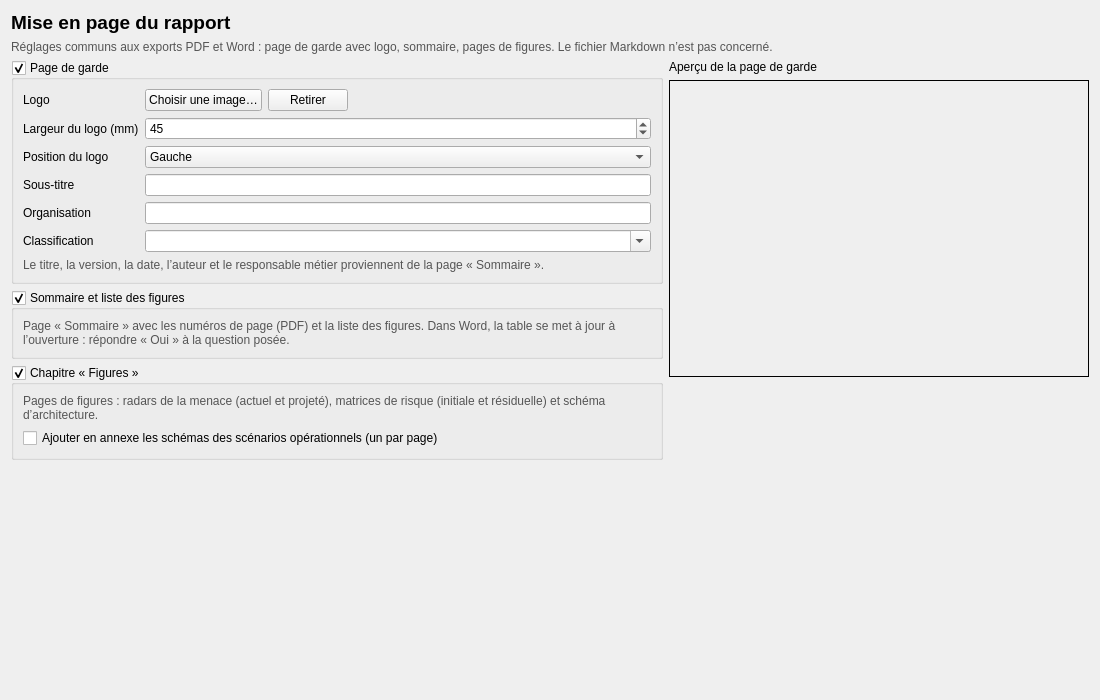
<?xml version="1.0" encoding="UTF-8"?>
<ui version="4.0">
 <class>ReportLayoutPage</class>
 <widget class="QWidget" name="ReportLayoutPage"><property name="geometry"><rect><x>0</x><y>0</y><width>1100</width><height>700</height></rect></property><layout class="QVBoxLayout" name="verticalLayout"><item><widget class="QLabel" name="titleLabel"><property name="text"><string>Mise en page du rapport</string></property><property name="font"><font><pointsize>14</pointsize><bold>true</bold></font></property></widget></item><item><widget class="QLabel" name="helpLabel"><property name="text"><string>Réglages communs aux exports PDF et Word : page de garde avec logo, sommaire, pages de figures. Le fichier Markdown n’est pas concerné.</string></property><property name="styleSheet"><string>color:#555;</string></property><property name="wordWrap"><bool>true</bool></property></widget></item><item><layout class="QHBoxLayout" name="columnsLayout"><item><layout class="QVBoxLayout" name="leftColumn"><item><widget class="QGroupBox" name="groupCover"><property name="title"><string>Page de garde</string></property><property name="checkable"><bool>true</bool></property><property name="checked"><bool>true</bool></property><layout class="QFormLayout" name="coverForm"><item row="0" column="0"><widget class="QLabel" name="rowLabel_0"><property name="text"><string>Logo</string></property></widget></item><item row="0" column="1"><layout class="QHBoxLayout" name="logoLayout"><item><widget class="QPushButton" name="logoLoadButton"><property name="text"><string>Choisir une image…</string></property></widget></item><item><widget class="QPushButton" name="logoClearButton"><property name="text"><string>Retirer</string></property></widget></item><item><spacer name="logoSpacer"><property name="orientation"><enum>Qt::Horizontal</enum></property><property name="sizeHint" stdset="0"><size><width>40</width><height>20</height></size></property></spacer></item></layout></item><item row="1" column="0"><widget class="QLabel" name="rowLabel_1"><property name="text"><string>Largeur du logo (mm)</string></property></widget></item><item row="1" column="1"><widget class="QSpinBox" name="logoWidthSpin"><property name="minimum"><number>10</number></property><property name="maximum"><number>150</number></property><property name="value"><number>45</number></property></widget></item><item row="2" column="0"><widget class="QLabel" name="rowLabel_2"><property name="text"><string>Position du logo</string></property></widget></item><item row="2" column="1"><widget class="QComboBox" name="logoAlignCombo"><item><property name="text"><string>Gauche</string></property></item><item><property name="text"><string>Centre</string></property></item><item><property name="text"><string>Droite</string></property></item></widget></item><item row="3" column="0"><widget class="QLabel" name="rowLabel_3"><property name="text"><string>Sous-titre</string></property></widget></item><item row="3" column="1"><widget class="QLineEdit" name="subtitleEdit"></widget></item><item row="4" column="0"><widget class="QLabel" name="rowLabel_4"><property name="text"><string>Organisation</string></property></widget></item><item row="4" column="1"><widget class="QLineEdit" name="organisationEdit"></widget></item><item row="5" column="0"><widget class="QLabel" name="rowLabel_5"><property name="text"><string>Classification</string></property></widget></item><item row="5" column="1"><widget class="QComboBox" name="classificationCombo"><property name="editable"><bool>true</bool></property><item><property name="text"><string></string></property></item><item><property name="text"><string>Non protégé</string></property></item><item><property name="text"><string>Diffusion restreinte</string></property></item><item><property name="text"><string>Confidentiel</string></property></item><item><property name="text"><string>Secret</string></property></item></widget></item><item row="6" column="0" colspan="2"><widget class="QLabel" name="coverHintLabel"><property name="text"><string>Le titre, la version, la date, l’auteur et le responsable métier proviennent de la page « Sommaire ».</string></property><property name="wordWrap"><bool>true</bool></property><property name="styleSheet"><string>color:#555;</string></property></widget></item></layout></widget></item><item><widget class="QGroupBox" name="groupToc"><property name="title"><string>Sommaire et liste des figures</string></property><property name="checkable"><bool>true</bool></property><property name="checked"><bool>true</bool></property><layout class="QVBoxLayout" name="tocLayout"><item><widget class="QLabel" name="tocHintLabel"><property name="text"><string>Page « Sommaire » avec les numéros de page (PDF) et la liste des figures. Dans Word, la table se met à jour à l’ouverture : répondre « Oui » à la question posée.</string></property><property name="wordWrap"><bool>true</bool></property><property name="styleSheet"><string>color:#555;</string></property></widget></item></layout></widget></item><item><widget class="QGroupBox" name="groupFigures"><property name="title"><string>Chapitre « Figures »</string></property><property name="checkable"><bool>true</bool></property><property name="checked"><bool>true</bool></property><layout class="QVBoxLayout" name="figuresLayout"><item><widget class="QLabel" name="figuresHintLabel"><property name="text"><string>Pages de figures : radars de la menace (actuel et projeté), matrices de risque (initiale et résiduelle) et schéma d’architecture.</string></property><property name="wordWrap"><bool>true</bool></property><property name="styleSheet"><string>color:#555;</string></property></widget></item><item><widget class="QCheckBox" name="scenarioFiguresCheck"><property name="text"><string>Ajouter en annexe les schémas des scénarios opérationnels (un par page)</string></property></widget></item></layout></widget></item><item><spacer name="leftSpacer"><property name="orientation"><enum>Qt::Vertical</enum></property><property name="sizeHint" stdset="0"><size><width>40</width><height>20</height></size></property></spacer></item></layout></item><item><layout class="QVBoxLayout" name="rightColumn"><item><widget class="QLabel" name="previewTitleLabel"><property name="text"><string>Aperçu de la page de garde</string></property></widget></item><item><widget class="QLabel" name="coverPreviewLabel"><property name="minimumSize"><size><width>420</width><height>297</height></size></property><property name="frameShape"><enum>QFrame::Box</enum></property><property name="alignment"><enum>Qt::AlignCenter</enum></property><property name="scaledContents"><bool>false</bool></property></widget></item><item><spacer name="rightSpacer"><property name="orientation"><enum>Qt::Vertical</enum></property><property name="sizeHint" stdset="0"><size><width>40</width><height>20</height></size></property></spacer></item></layout></item></layout></item></layout></widget>
 
 <resources/>
 <connections/>
</ui>
